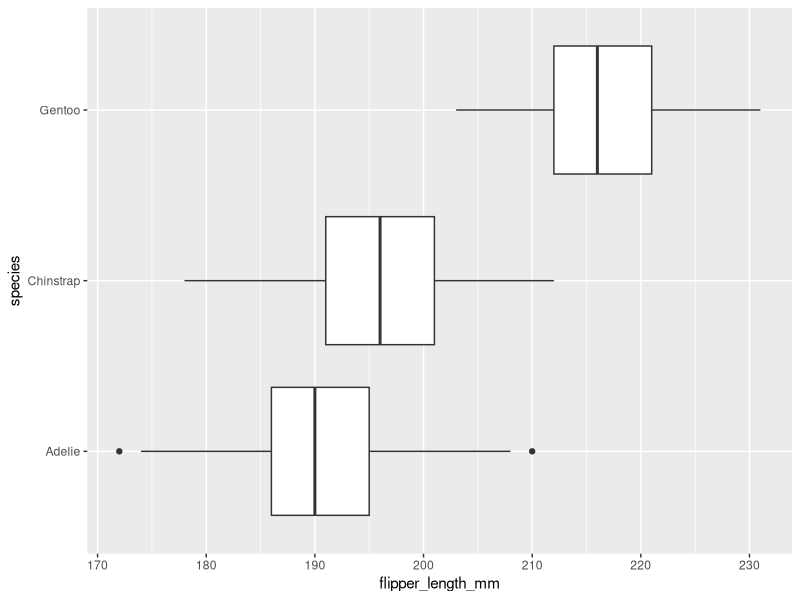
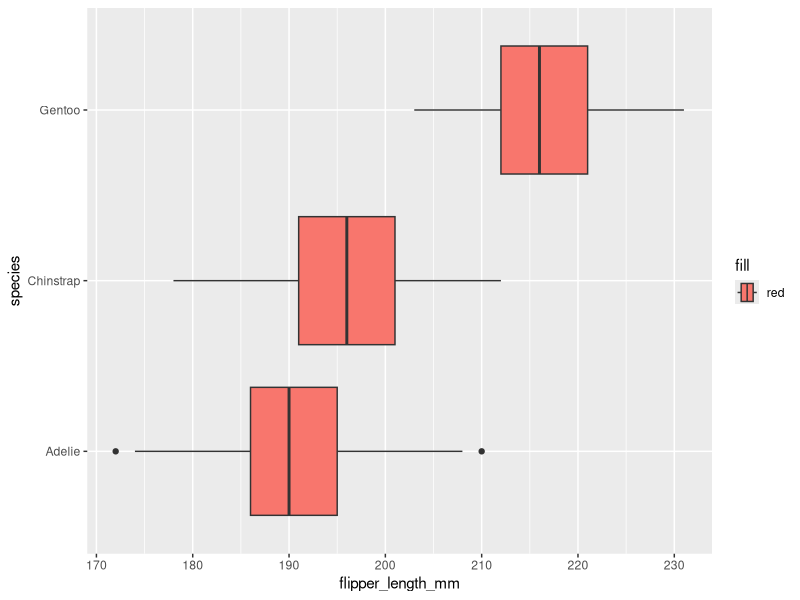
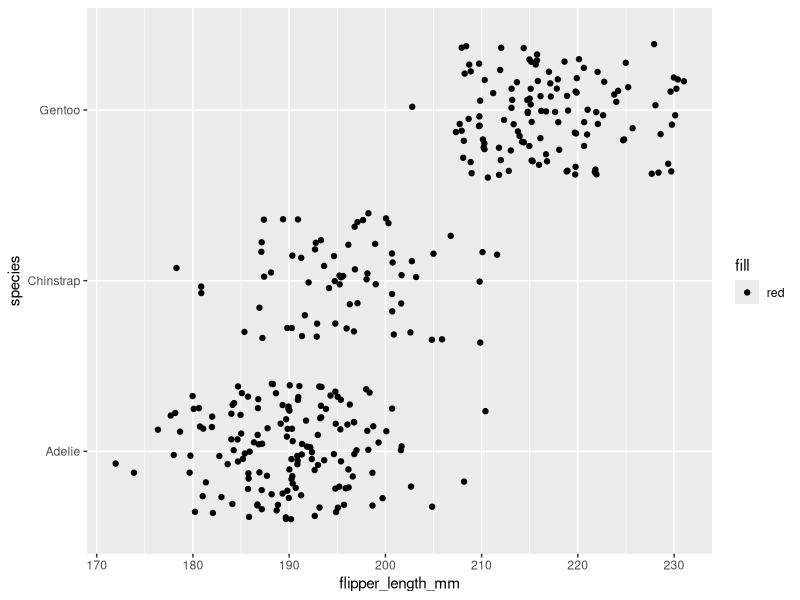
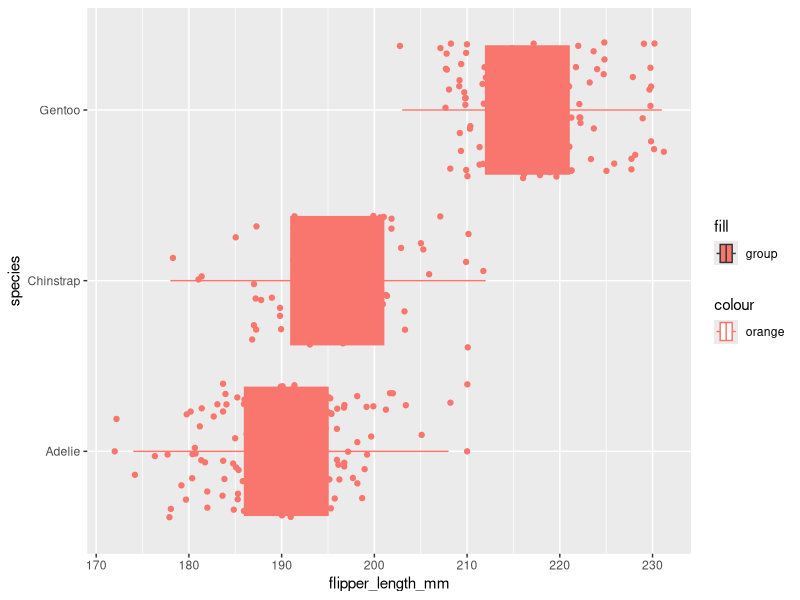
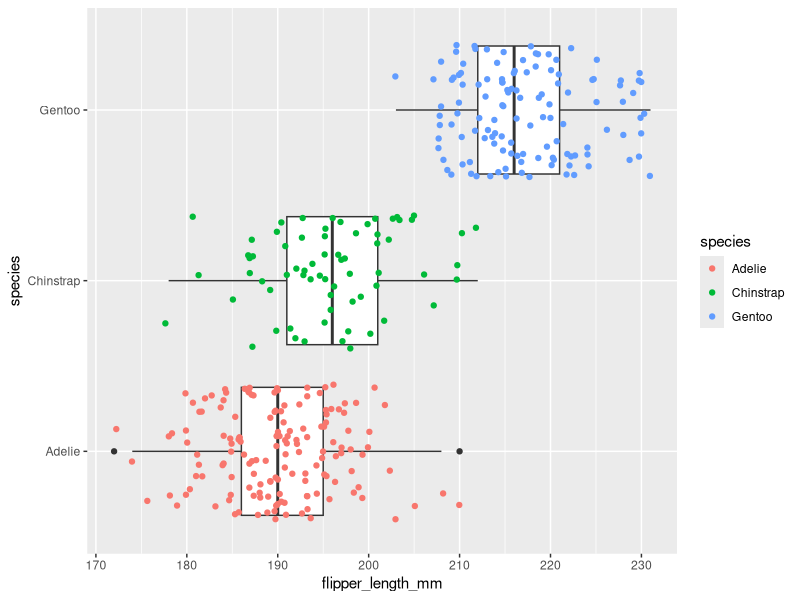

Reproduce these figures in R, in order.
## ---- chunk 1
knitr::opts_chunk$set(error = TRUE)
## ---- chunk 2
library(palmerpenguins)
penguins
## ---- chunk 3
library(ggplot2)
## ---- chunk 4
ggplot(data = penguins, mapping = aes(x = flipper_length_mm, y = species)) +
  geom_boxplot()
## ---- chunk 5
ggplot(data = penguins, mapping = aes(x = flipper_length_mm, y = species, fill = "red")) +
  geom_boxplot()
## ---- chunk 6
ggplot(data = penguins, mapping = aes(x = flipper_length_mm, y = species, fill = 'red')) +
 geom_jitter()
## ---- chunk 7
ggplot(data = penguins, mapping = aes(x = flipper_length_mm, y = species,  color = 'orange', fill = 'group')) +
  geom_jitter() + geom_boxplot()
## ---- chunk 8
ggplot(data = penguins, mapping = aes(x = flipper_length_mm, y = species,  )) +
  geom_boxplot()+ geom_jitter(mapping=aes(color=species))
## ---- chunk 9

## ---- chunk 10

## ---- chunk 11

## ---- chunk 12

## ---- chunk 13

## ---- chunk 14

